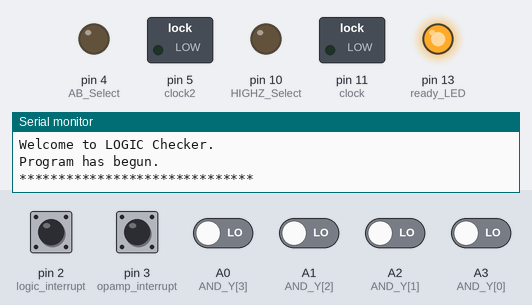
The sketch below on a simulated Arduino Uno, built with avr-gcc and run on an emulated ATmega328P. Shown: switched loads named in the sketch (green lamp = pin HIGH), output pins drawn as LEDs (lit = HIGH), the last lines printed to the serial monitor. The test bench sets the inputs (shaded band); at power-on: pin 2 (logic_interrupt), pin 3 (opamp_interrupt) HIGH, A0 (AND_Y[3]), A1 (AND_Y[2]), A2 (AND_Y[1]), A3 (AND_Y[0]) LOW. Pins used as bus, display or sensor lines are not drawn.

Above: at 1.2 s.
1.3 s: pin 2 (logic_interrupt) pulled LOW for 0.15 s
At 2.7 s:
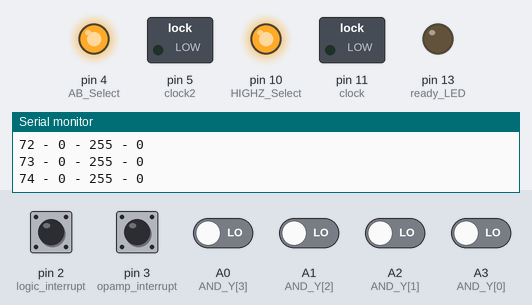
4.4 s: pin 2 (logic_interrupt) pulled LOW for 1 s
At 6.9 s:
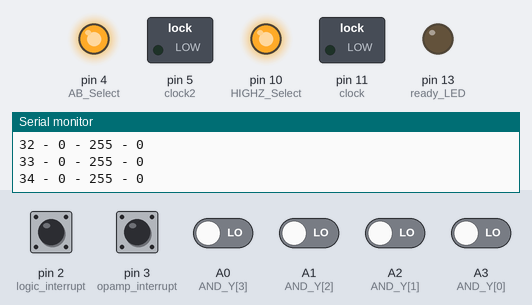
8.4 s: pin 2 (logic_interrupt) pulled LOW for 0.15 s
At 17.2 s:
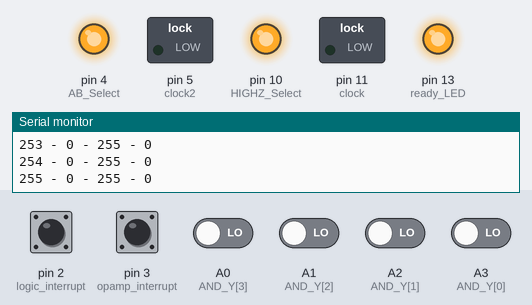
Timing chart, 0 to 17.5 s (numbered marks = the images above; inputs shaded):
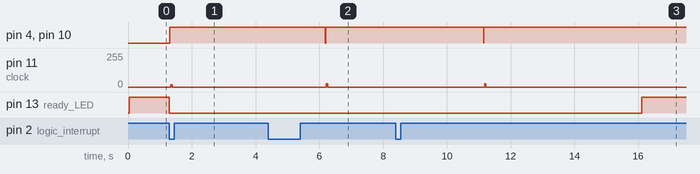

The sketch:

Capstone_Beta_5.0.ino
```cpp
/*******************************
James Solonika

Portland Community College
EET 256
Spring 2015
Capstone Project

Beta v3.3
Logic  Tester:


Check the function of the inserted chip
and determine if it is a functioning AND, OR, NAND,
or non-functioning. Full counter spread
requides an array with 256 values to compare.
Logic array is stored in EEPROM bytes 0 to 255.
*******************************/

//Includes
#include <EEPROM.h>

//Set Pin Assingments
//LEDS
const int DMUX_A = 9;
const int DMUX_B = 8;
const int DMUX_C = 7;
const int ready_LED = 13;
//Buttons
const int logic_interrupt = 2;
const int opamp_interrupt = 3;
//Logic
const int clock = 11;
const int clock2 = 5;
const int reset = 12;

//Inputs
const int AND_Y[4] = {A3,A2,A1,A0};
//Outputs
const int AB_Select = 4;
const int HIGHZ_Select = 10;

//timing constants
const int chip_delay = 0.00001; //clock speed for counter chip
const int visual_delay = 0; //optional slow down for visual checking

//EEPROM Address Offsets
const int OR_Offset = 256;
const int NAND_Offset = 512;
const int NOR_Offset = 768;

//XOR Table
const int XOR_Table[256] = {
  0,1,1,0,2,3,3,2,2,3,3,2,0,3,1,0,
  4,5,5,4,6,7,7,6,6,7,7,6,4,7,5,4,
  4,5,5,4,6,7,7,6,6,7,7,6,4,7,5,4,
  0,1,1,0,2,3,3,2,2,3,3,2,0,3,1,0,
  8,9,9,8,10,11,11,10,10,11,11,10,8,11,9,8,
  12,13,13,12,14,15,15,14,14,15,15,14,12,15,13,12,
  12,13,13,12,14,15,15,14,14,15,15,14,12,15,13,12,
  8,9,9,8,10,11,11,10,10,11,11,10,8,11,9,8,
  8,9,9,8,10,11,11,10,10,11,11,10,8,11,9,8,
  12,13,13,12,14,15,15,14,14,15,15,14,12,15,13,12,
  12,13,13,12,14,15,15,14,14,15,15,14,12,15,13,12,
  8,9,9,8,10,11,11,10,10,11,11,10,8,11,9,8,
  0,1,1,0,2,3,3,2,2,3,3,2,0,3,1,0,
  4,5,5,4,6,7,7,6,6,7,7,6,4,7,5,4,
  4,5,5,4,6,7,7,6,6,7,7,6,4,7,5,4,
  0,1,1,0,2,3,3,2,2,3,3,2,0,3,1,0
};

void setup() {

  //Begin Processes
  Serial.begin(9600);
  interrupts();

  //set interrupts
  attachInterrupt(0, test_logic_func, FALLING);
  attachInterrupt(1, test_opamp_func, FALLING);

  // Set Input Pins
  for (int k = 0; k < 4; k++)
    pinMode(AND_Y[k], INPUT);

  //Set Output Pins
  pinMode(clock, OUTPUT);
  pinMode(clock2, OUTPUT);
  pinMode(reset, OUTPUT);
  pinMode(AB_Select, OUTPUT);
  pinMode(HIGHZ_Select, OUTPUT);
  pinMode(ready_LED, OUTPUT);

  pinMode(DMUX_A, OUTPUT);
  pinMode(DMUX_B, OUTPUT);
  pinMode(DMUX_C, OUTPUT);

  //Set input pins
  pinMode(logic_interrupt, INPUT);
  pinMode(opamp_interrupt, INPUT);

  //Initialize outputs
  digitalWrite(clock, LOW);
  digitalWrite(clock2, LOW);
  digitalWrite(reset, HIGH);
  digitalWrite(AB_Select, LOW);
  digitalWrite(HIGHZ_Select, LOW);

  //Initial Serial message
  Serial.println("*********************");
  Serial.print('\n');
  Serial.print("Welcome to LOGIC Checker.");
  Serial.print('\n');
  Serial.print("Program has begun.");
  Serial.print('\n');
  Serial.print("******************************");
  Serial.print('\n');
  Serial.print('\n');
  Serial.print('\n');

  set_DMUX(7);
}

void loop() {
  digitalWrite(ready_LED, HIGH);
}

void test_logic_func()
{
  set_DMUX(7);
  digitalWrite(ready_LED, LOW);


  // temp variables
  int i, j; //loop counters
  int n; //temp variable
  // logic storage
  boolean is_and = true;
  boolean is_or = true;
  boolean is_nand = true;
  boolean is_nor = true;
  boolean is_xor = true;
  boolean is_and2 = true;
  boolean is_or2 = true;
  boolean is_nand2 = true;
  boolean is_nor2 = true;
  boolean is_xor2 = true;
  int output_array[5] = {0,0,0,0,0};
  int output_array2[5] = {0,0,0,0,0};

  //clear counters
  digitalWrite(reset, HIGH);
  delay(10);
  digitalWrite(reset, LOW);

  //Prepare for counter one
  digitalWrite(HIGHZ_Select, LOW);
  digitalWrite(AB_Select, LOW);

  for (i = 0; i < 256; i++)
  {


     for (j = 0; j < 4; j++)
     {
       output_array[j] = digitalRead(AND_Y[j]);
     }

     if (output_array[0] == 1)
       output_array[4] += 8;
     if (output_array[1] == 1)
       output_array[4] += 4;
     if (output_array[2] == 1)
       output_array[4] += 2;
     if (output_array[3] == 1)
       output_array[4] += 1;

     /*
     Serial.print(i);
     Serial.print(" - ");
     Serial.print(output_array[4]);
     */

     if (output_array[4] != EEPROM.read(i))
       is_and = false;

     /*
     Serial.print(" - ");
     Serial.print(EEPROM.read(i));
     Serial.print(" - ");
     Serial.println(is_and);
     */

       n = i;
       n += OR_Offset;
     if (output_array[4] != EEPROM.read(n))
       is_or = false;

     /*
     Serial.print(" - ");
     Serial.print(EEPROM.read(n));
     Serial.print(" - ");
     Serial.println(is_or);
     */

       n = i;
       n += NAND_Offset;
     if (output_array[4] != EEPROM.read(n))
       is_nand = false;

     /*
     Serial.print(" - ");
     Serial.print(EEPROM.read(n));
     Serial.print(" - ");
     Serial.println(is_nand);
     */

       n = i;
       n += NOR_Offset;
     if (output_array[4] != EEPROM.read(n))
       is_nor = false;

     /*
     Serial.print(" - ");
     Serial.print(EEPROM.read(n));
     Serial.print(" - ");
     Serial.println(is_nor);
     */

     if (output_array[4] != XOR_Table[i])
       is_xor = false;

     /*
     Serial.print(" - ");
     Serial.print(XOR_Table[i]);
     Serial.print(" - ");
     Serial.println(is_xor);
     */

     output_array[4] = 0;

     //clocking at end so program begins with all outputs at 0
     digitalWrite(clock, HIGH);
     delay(chip_delay); //let chip sense clock
     digitalWrite(clock, LOW);
     delay(visual_delay); //insert pause for visual verification

  }


  //clear counters
  digitalWrite(reset, HIGH);
  delay(10);
  digitalWrite(reset, LOW);

  //Prepare for counter two
  digitalWrite(HIGHZ_Select, HIGH);
  digitalWrite(AB_Select, HIGH);

  for (i = 0; i < 256; i++)
  {
    for (j = 0; j < 4; j++)
     {
       output_array2[j] = digitalRead(AND_Y[j]);
     }

     if (output_array2[0] == 1)
       output_array2[4] += 8;
     if (output_array2[1] == 1)
       output_array2[4] += 4;
     if (output_array2[2] == 1)
       output_array2[4] += 2;
     if (output_array2[3] == 1)
       output_array2[4] += 1;

     Serial.print(i);
     Serial.print(" - ");
     Serial.print(output_array2[4]);

     if (output_array[4] != EEPROM.read(i))
       is_and2 = false;

     /*
     Serial.print(" - ");
     Serial.print(EEPROM.read(i));
     Serial.print(" - ");
     Serial.println(is_and2);
     */

       n = i;
       n += OR_Offset;
     if (output_array2[4] != EEPROM.read(n))
       is_or2 = false;

     /*
     Serial.print(" - ");
     Serial.print(EEPROM.read(n));
     Serial.print(" - ");
     Serial.println(is_or2);
     */

       n = i;
       n += NAND_Offset;
     if (output_array2[4] != EEPROM.read(n))
       is_nand2 = false;

     /*
     Serial.print(" - ");
     Serial.print(EEPROM.read(n));
     Serial.print(" - ");
     Serial.println(is_nand2);
     */

       n = i;
       n += NOR_Offset;
     if (output_array2[4] != EEPROM.read(n))
       is_nor2 = false;


     Serial.print(" - ");
     Serial.print(EEPROM.read(n));
     Serial.print(" - ");
     Serial.println(is_nor2);


     if (output_array2[4] != XOR_Table[i])
       is_xor2 = false;

     /*
     Serial.print(" - ");
     Serial.print(XOR_Table[i]);
     Serial.print(" - ");
     Serial.println(is_xor2);
     */

     output_array2[4] = 0;

    //clocking at end so program begins with all outputs at 0
     digitalWrite(clock2, HIGH);
     delay(chip_delay); //let chip sense clock
     digitalWrite(clock2, LOW);
     delay(visual_delay); //insert pause for visual verification
  }


  if (is_and == true || is_and2 == true)
    set_DMUX(1);
  else if (is_or == true || is_or2 == true)
    set_DMUX(2);
  else if (is_nand == true || is_nand2 == true)
    set_DMUX(3);
  else if (is_nor == true || is_nor2 == true)
    set_DMUX(4);
  else if (is_xor == true || is_xor2 == true)
    set_DMUX(5);
  else
    set_DMUX(0);

  //clear counters
  digitalWrite(reset, HIGH);
  delay(10);
  digitalWrite(reset, LOW);

}

void test_opamp_func() {

}

void set_DMUX(int num) {
 if (num == 0)
 {
   digitalWrite(DMUX_A, LOW);
   digitalWrite(DMUX_B, LOW);
   digitalWrite(DMUX_C, LOW);
 }
 else if (num == 1)
 {
   digitalWrite(DMUX_A, HIGH);
   digitalWrite(DMUX_B, LOW);
   digitalWrite(DMUX_C, LOW);
 }
 else if (num == 2)
 {
   digitalWrite(DMUX_A, LOW);
   digitalWrite(DMUX_B, HIGH);
   digitalWrite(DMUX_C, LOW);
 }
 else if (num == 3)
 {
   digitalWrite(DMUX_A, HIGH);
   digitalWrite(DMUX_B, HIGH);
   digitalWrite(DMUX_C, LOW);
 }
 else if (num == 4)
 {
   digitalWrite(DMUX_A, LOW);
   digitalWrite(DMUX_B, LOW);
   digitalWrite(DMUX_C, HIGH);
 }
 else if (num == 5)
 {
   digitalWrite(DMUX_A, HIGH);
   digitalWrite(DMUX_B, LOW);
   digitalWrite(DMUX_C, HIGH);
 }
 else if (num == 6)
 {
   digitalWrite(DMUX_A, LOW);
   digitalWrite(DMUX_B, HIGH);
   digitalWrite(DMUX_C, HIGH);
 }
 else if (num == 7)
 {
   digitalWrite(DMUX_A, HIGH);
   digitalWrite(DMUX_B, HIGH);
   digitalWrite(DMUX_C, HIGH);
 }

}
```

Measured:
- after the input at 1.3 s, pin 4 (AB_Select), pin 10 (HIGHZ_Select): LOW → HIGH at once; pin 11 (clock): 0/255 → 18/255 at once, → 0/255 0.04 s later; pin 13 (ready_LED): HIGH → LOW at once
- after the input at 4.4 s, pin 4 (AB_Select), pin 10 (HIGHZ_Select): HIGH → LOW after 1.8 s, → HIGH 0.01 s later; pin 11 (clock): 0/255 → 25/255 after 1.8 s, → 0/255 0.04 s later; pin 13 (ready_LED): stays LOW (without the input it goes to HIGH after 1.8 s)
- after the input at 8.4 s, pin 4 (AB_Select), pin 10 (HIGHZ_Select): HIGH → LOW after 2.8 s, → HIGH 0.01 s later; pin 11 (clock): 0/255 → 23/255 after 2.8 s, → 0/255 0.04 s later; pin 13 (ready_LED): LOW → HIGH after 7.7 s instead of 2.7 s
